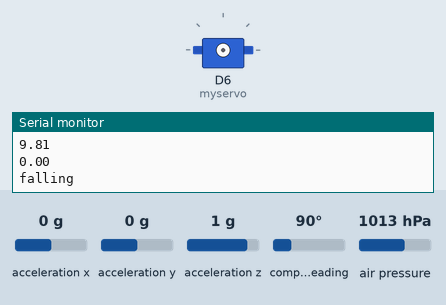
This sketch was run on a simulated Arduino Nano 33 BLE. On the bench: servo, the last lines printed to the serial monitor. The test bench sets the inputs (shaded band); at power-on: air pressure 1013 hPa, acceleration x 0 g, acceleration y 0 g, acceleration z 1 g, compass heading 90°. Storage starts empty. At 12.1 s the program stops and its outputs stay as they are.

Above: at 1.2 s.
1.3 s: air pressure set to 952 hPa
2.9 s: air pressure set to 975 hPa
6.3 s: acceleration x set to -1.4 g
7.8 s: acceleration y set to -1.4 g
At 11.6 s:
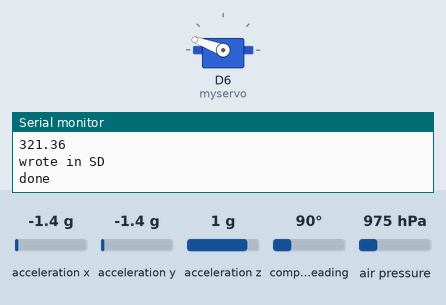
Timing chart, 0 to 13.1 s (numbered marks = the images above; inputs shaded):
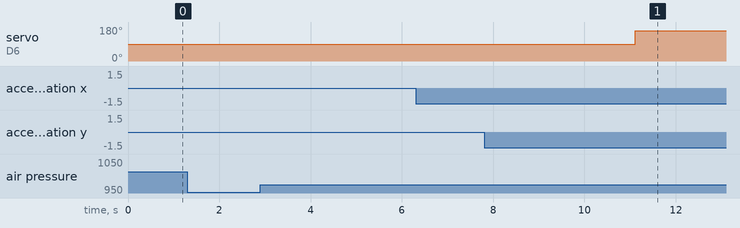

The sketch:

drop_led2.ino
```cpp
/* README (2023.08.08 Koya Saka)
- パラメーター
  fallDistance,landedIdleDuration,ForcequitDurationを調整して下さい。
  ※Threshold関連は調整済みなので，あまりいじらない方がいいかも。


- ステータスLEDの意味
  電源が繋がると，ボード上のLEDが青色に光る。（赤色に光ったら，ボード上のIMUか気圧センサの初期化エラー。）
  その後，
  落下検知中＝青色
  着地検知中（待機）＝赤色
  分離＝緑色
  と光るので，LEDを見て今の処理状態を確認して下さい。
*/
#include "motor.h"
Motor motor;


#include <SD.h>


const int chipSelect = 10;

double data[100][3];
int count = -1;


File myFile;

#include <Arduino_LPS22HB.h>
#include <Arduino_LSM9DS1.h>
#include <Servo.h>

#include <Wire.h>
//#include <SPI.h>
#include <Adafruit_Sensor.h>
#include <Adafruit_BMP280.h>
#include <Adafruit_BNO055.h>
#include <utility/imumaths.h>
#include <Servo.h>
Servo myservo;


void sd_setup(){
  pinMode(10, OUTPUT);
  while(!SD.begin(10)){
    Serial.println("no sd");
    delay(1000);
  }
}

void sd_write(double height, double accel, double stat){
  if (myFile){

      myFile.print("height");
      myFile.println(height);
      myFile.print("accel");
      myFile.println(accel);
      myFile.print("status");
      myFile.println(stat);
    }
  else{
    Serial.println("cannot write to file");
  }
}

// 落下距離(m)の閾値[30.0 ±0.6]
const float fallDistance = 1.0;
// 自由落下時の加速度(m/s2)の閾値[0.5]
const float fallAccelThreshold = 9.68;
// 着地後静止時の加速度変化(m/s2)の誤差範囲(理論値は0)[0.1]
const float landedAccelThreshold = 0.1;
// 着地後静止時の気圧変化(Pa)の誤差範囲(理論値は0）[30]
const float landedPressureThreshold = 30;
// 着地後静止時の大まかな検出待機時間(自然数sec)[15]
const unsigned long landedIdleDuration = 1;
// 落下開始から強制分離までの時間(sec)[90]
const unsigned long ForcequitDuration = 5;


//BME280
#define BME_SCK 13
#define BME_MISO 12
#define BME_MOSI 11
#define BME_CS 10
Adafruit_BMP280 bmp; // I2C

//MNO055
// Check I2C device address and correct line below (by default address is 0x29 or 0x28)
//                                   id, address
Adafruit_BNO055 bno = Adafruit_BNO055(-1, 0x28, &Wire);

// 地表の気圧(kPa)
float basePressure = 101.325;
// 上昇高度の最高値を記録する変数
float highestAltitude = 0.0;
// ステータス定義
enum State {
  CHECK_FALLING,
  CHECK_LANDED,
  EXIT,
  COMPLETE
};
//最初のステータス
State state = CHECK_FALLING;
//　落下開始時刻を記録する変数
unsigned long fallStartTime;
// 前回の加速度を記録する変数
float lastAccel;
// 前回の気圧を記録する変数
float lastPressure;
//CHECK_LANDED内のfor文用
int i,j = 0;
// サーボモーター用のオブジェクトを生成


void setup() {


  Serial.begin(9600);
  Serial.println("start serial");
//  while (!Serial);
  // set the LEDs pins as outputs
//  pinMode(LEDR, OUTPUT);
//  pinMode(LEDG, OUTPUT);
//  pinMode(LEDB, OUTPUT);
//    sd_setup();


  //BNO055
  while(!bno.begin())
  {

    Serial.println("no bno");
    delay(1000);
//    digitalWrite(LEDR, LOW);
  }

  //BME280
  unsigned status;
  status = bmp.begin(0x76);
  if (!status) {
//        digitalWrite(LEDR, LOW);
        Serial.println(F("Could not find a valid BMP280 sensor, check wiring or "
                      "try a different address!"));
    Serial.print("SensorID was: 0x"); Serial.println(bmp.sensorID(),16);
    Serial.print("        ID of 0xFF probably means a bad address, a BMP 180 or BMP 085\n");
    Serial.print("   ID of 0x56-0x58 represents a BMP 280,\n");
    Serial.print("        ID of 0x60 represents a BME 280.\n");
    Serial.print("        ID of 0x61 represents a BME 680.\n");
           while (1) delay(10);

  }


  // 地表の気圧を読み取る
  basePressure = bmp.readPressure();
  lastPressure = basePressure;
}


void loop() {

  Serial.println(count);
    count++;

  // if(count >= 10){
  //   Serial.println("wrote in SD");
  //   delay(1000);

  //   myFile = SD.open("test.txt", FILE_WRITE);
  //   for(int i = 0; i < 10; i++){

  //     sd_write(data[i][0], data[i][1], data[i][2]);
  //     delay(20);
  //   }
  //   myFile.close();
  //   count = 0;

  // }


  Serial.println("in Loop");
  float pressure = bmp.readPressure();
  float altitude = 44330 * ( 1 - pow(pressure/basePressure, 1/5.255) );

  float x, y, z, accel;
  imu::Vector<3> accelermetor = bno.getVector(Adafruit_BNO055::VECTOR_ACCELEROMETER);
  x = accelermetor.x();
  y = accelermetor.y();
  z = accelermetor.z();
  accel = sqrt(x*x + y*y + z*z);
  Serial.println(accel);

  // turn all the LEDs off
//  digitalWrite(LEDR, HIGH);
//  digitalWrite(LEDG, HIGH);
//  digitalWrite(LEDB, HIGH);
  data[count][0] = altitude;
  data[count][1] = accel;

  // 最高高度を更新
  if (altitude > highestAltitude) {
    highestAltitude = altitude;
    Serial.print("high");
    Serial.println(altitude);
  }
  Serial.println(altitude);


  //ここからメインコード
  switch (state) {
    case CHECK_FALLING:
    data[count][2] = 0;
    Serial.println("falling");


//      digitalWrite(LEDB, LOW);
      // 現在高度が最高地点からfallDiatance以上落下したとき、かつ加速度がfallAccelThreshold以下になったときに，落下を検出
      if ((highestAltitude - altitude >= fallDistance) && (accel >= fallAccelThreshold)) {
        fallStartTime = millis();
        state = CHECK_LANDED;
        lastPressure = basePressure;
      }
      break;

    case CHECK_LANDED:
    data[count][2] = 1;

          Serial.println("landed");

//      digitalWrite(LEDR, LOW);
      // 100*10ms=1sec*landedIdleDuration秒以上の間，加速度がほぼ1.0G（自由落下終了=重力加速度のみ)，かつ加速度変化がほぼない，かつ気圧の変化がほぼない場合、着地と判断。
      // また，落下開始から一定時間経過した時は，無条件で着地と判断(強制分離)。
      if (abs(fallAccelThreshold - accel) <= 0.2 && abs(accel - lastAccel) <= landedAccelThreshold && abs(pressure - lastPressure) <= landedPressureThreshold){
        i++;
        j=0;
      }else if ((millis() - fallStartTime)/1000 >= ForcequitDuration) {
        i = landedIdleDuration*10;
        Serial.println(i);

      }else{
        j++;
        if (j==2) i=0,j=0;
      };
      delay(100);
      if (i <= 1) lastPressure = pressure; // 初回時の気圧を記憶
      if (i >= landedIdleDuration*10) state = EXIT;
      Serial.println("landed");
      break;

    case EXIT:
    data[count][2] = 2;
    Serial.println("wrote in SD");
    myFile = SD.open("test.txt", FILE_WRITE);
    for(int i = 0; i < count; i++){

      sd_write(data[i][0], data[i][1], data[i][2]);
      delay(20);
    }
    myFile.close();

          Serial.println("done");
          myservo.attach(6);

  myservo.write(90);
  delay(1000);
  myservo.write(160);
  delay(1000);

          motor.forward(2);

//      digitalWrite(LEDG, LOW);
    while(1){

    }


      // サーボモーターを180度回転
      state = COMPLETE;
      Serial.println("complete");
      break;

    case COMPLETE:
      break;


  }

  // 前回の加速度を更新
  lastAccel = accel;

  delay(700);
}
```

motor.cpp
```cpp
#include "motor.h"
#include <Arduino.h>

Motor::Motor() {
  //
}


void Motor::forward(int t) {
  digitalWrite(IN1, LOW);
  digitalWrite(IN2, HIGH);

  digitalWrite(IN3, LOW);
  digitalWrite(IN4, HIGH);

  delay(t);
}

void Motor::backward(int t) {
  digitalWrite(IN1, HIGH);
  digitalWrite(IN2, LOW);

  digitalWrite(IN3, HIGH);
  digitalWrite(IN4, LOW);

  delay(t);
}

void Motor::go_left(int t) {
  digitalWrite(IN1, LOW);
  digitalWrite(IN2, HIGH);

  digitalWrite(IN3, LOW);
  digitalWrite(IN4, LOW);

  delay(t);
}

void Motor::go_right(int t) {
  digitalWrite(IN1, LOW);
  digitalWrite(IN2, LOW);

  digitalWrite(IN3, LOW);
  digitalWrite(IN4, HIGH);

  delay(t);
}

void Motor::freeze(int t) {
  digitalWrite(IN1, LOW);
  digitalWrite(IN2, LOW);

  digitalWrite(IN3, LOW);
  digitalWrite(IN4, LOW);

  delay(t);
}
```

motor.h
```cpp
#ifndef MOTOR_H
#define MOTOR_H

// モータのピン番号
const int IN1 = 5;
const int IN2 = 4;
const int IN3 = 3;
const int IN4 = 2;

class Motor {
public:
  Motor();
  void forward(int t);
  void backward(int t);
  void go_left(int t);
  void go_right(int t);
  void freeze(int t);
};

#endif
```
